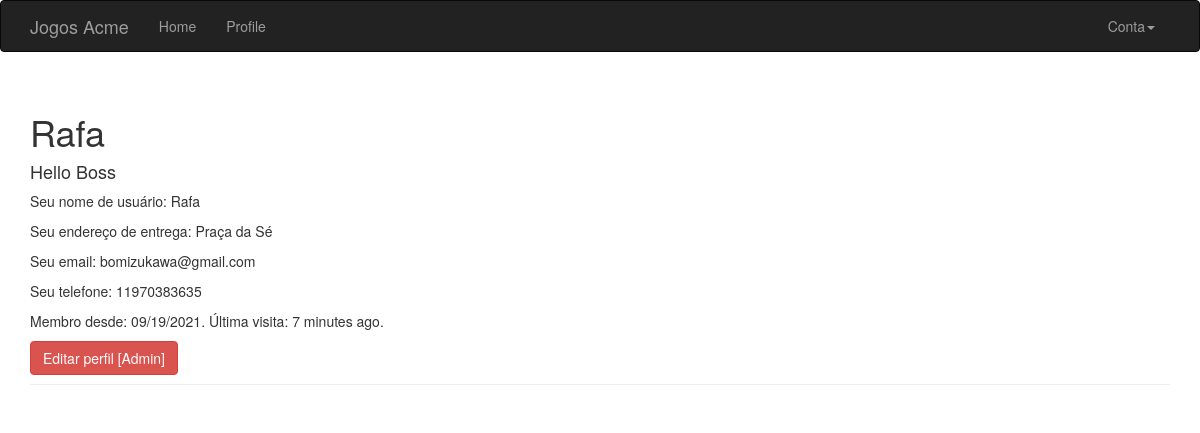
The app's page /user/Rafa (signed in) with its own data.
### app/models.py (models this page shows, shortened)
class User(UserMixin, db.Model):
    __tablename__ = 'users'
    id = db.Column('id', db.Integer, primary_key=True)
    email = db.Column(db.String(64), unique=True, index=True)
    username = db.Column(db.String(64), unique=True, index=True)
    role_id = db.Column(db.Integer, db.ForeignKey('roles.id'))
    password_hash = db.Column(db.String(128))
    confirmed = db.Column(db.Boolean, default=False)
    cpf = db.Column(db.String(64), unique=True, index=True)
    telephone = db.Column(db.String(64), unique=True, index=True)
    destiny_id = db.Column(db.Integer, db.ForeignKey('destiny.id'))
    member_since = db.Column(db.DateTime(), default=datetime.utcnow)
    last_seen = db.Column(db.DateTime(), default=datetime.utcnow)
    @property
    def password(self):
        raise AttributeError('password in not readable attribute')
    def ping(self):
        self.last_seen = datetime.utcnow()
        db.session.add(self)
        db.session.commit()
    def can(self, perm):
        return self.role is not None and self.role.has_permission(perm)
    def is_administrator(self):
        return self.can(Permission.ADMIN)

class Destiny(db.Model):
    __tablename__ = 'destiny'
    id = db.Column('id', db.Integer, primary_key=True, autoincrement=True)
    address = db.Column(db.String(200))
    number = db.Column(db.String(100))
    zipcode = db.Column(db.String(100))
    neighborhood = db.Column(db.String(100))
    complement = db.Column(db.String(200))
    city = db.Column(db.String(200))
    state = db.Column(db.String(100))
    user = db.relationship('User', backref="destiny", lazy='dynamic')

### app/main/views.py (the view)
@main.route('/user/<username>')
def user(username):
    user = User.query.filter_by(username=username).first_or_404()
    return render_template('user/user.html', user=user)

### app/auth/views.py (called while the page is built)
@auth.before_app_request
def before_request():
    if current_user.is_authenticated:
        current_user.ping()
        if not current_user.confirmed \
                and request.endpoint \
                and request.blueprint != 'auth' \
                and request.endpoint != 'static':
            print('>>>Sakura<<<')
            return redirect('auth.unconfirmed')

### app/main/__init__.py (called while the page is built)
@main.app_context_processor
def inject_permissions():
    return dict(Permission=Permission)

### app/models.py (called while the page is built)
@login_manager.user_loader
def load_user(user_id):
    return User.query.get(int(user_id))

    def has_permission(self, perm):
        return self.permissions & perm == perm

### app/templates/user/user.html (shortened to what this page needs)
{% extends "base.html" %}
{% block page_content %}
<div class="page-header">
    <h1>{{ user.username }}</h1>
    {% if current_user.is_administrator() %} <h4>Hello Boss</h4> {% endif %}
    {% if user.username or user.destiny.address %}
    <div class="user_info">
        <p>Seu nome de usuário: {% if user.username %}{{ user.username }} {% endif %}</p>
        <p>Seu endereço de entrega: {% if user.destiny.address %} {{ user.destiny.address}} {% endif %}</p>
        <p>Seu email: {% if user.email %} {{ user.email }} {% endif %}</p>
        <p>Seu telefone: {% if user.email %} {{ user.telephone }} {% endif %}</p>
        <p>Membro desde: {{ moment(user.member_since).format('L') }}. Última visita: {{ moment(user.last_seen).fromNow() }}.</p>
    </div>
    {% endif %}
    <div class="user_edtion_option">
        {% if current_user.is_administrator() %}
        <a class="btn btn-danger" href="{{ url_for('.edit_profile_admin', id=user.id) }}">Editar perfil [Admin]</a>
        {% else %}
        <a class="btn btn-default" href="{{ url_for('.edit_profile') }}">Editar perfil</a>
        {% endif %}
    </div>
</div>
{% endblock %}

### records on screen
User: username "Rafa", email "bomizukawa@gmail.com", telephone "11970383635", member_since "09/19/2021", last_seen "7 minutes ago"
Destiny: destiny.address "Praça da Sé"
